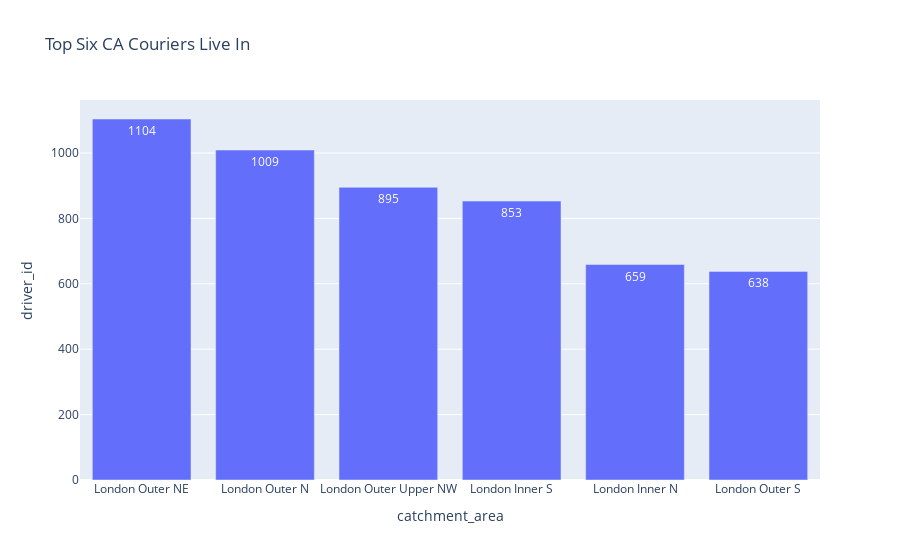

Notebook code for this chart:
### Code cell
fig2 = px.bar(top_5_CA.head(6), x = 'catchment_area' , y = 'driver_id', title = 'Top Six CA Couriers Live In' , text = 'driver_id')
fig2.show()

### Figure 1 — Plotly figure (JSON) as saved in the notebook; plotly's stock layout.template omitted (floating-point values rounded to 4 significant figures)
{"data": [{"alignmentgroup": "True", "hovertemplate": "catchment_area=%{x}<br>driver_id=%{text}<extra></extra>", "legendgroup": "", "marker": {"color": "#636efa", "pattern": {"shape": ""}}, "name": "", "offsetgroup": "", "orientation": "v", "showlegend": false, "text": [1104, 1009, 895, 853, 659, 638], "textposition": "auto", "type": "bar", "x": ["London Outer NE", "London Outer N", "London Outer Upper NW", "London Inner S", "London Inner N", "London Outer S"], "xaxis": "x", "y": [1104, 1009, 895, 853, 659, 638], "yaxis": "y"}], "layout": {"autosize": true, "barmode": "relative", "legend": {"tracegroupgap": 0}, "title": {"text": "Top Six CA Couriers Live In"}, "xaxis": {"anchor": "y", "autorange": true, "domain": [0, 1], "range": [-0.5, 5.5], "title": {"text": "catchment_area"}, "type": "category"}, "yaxis": {"anchor": "x", "autorange": true, "domain": [0, 1], "range": [0, 1162.0], "title": {"text": "driver_id"}, "type": "linear"}}}
